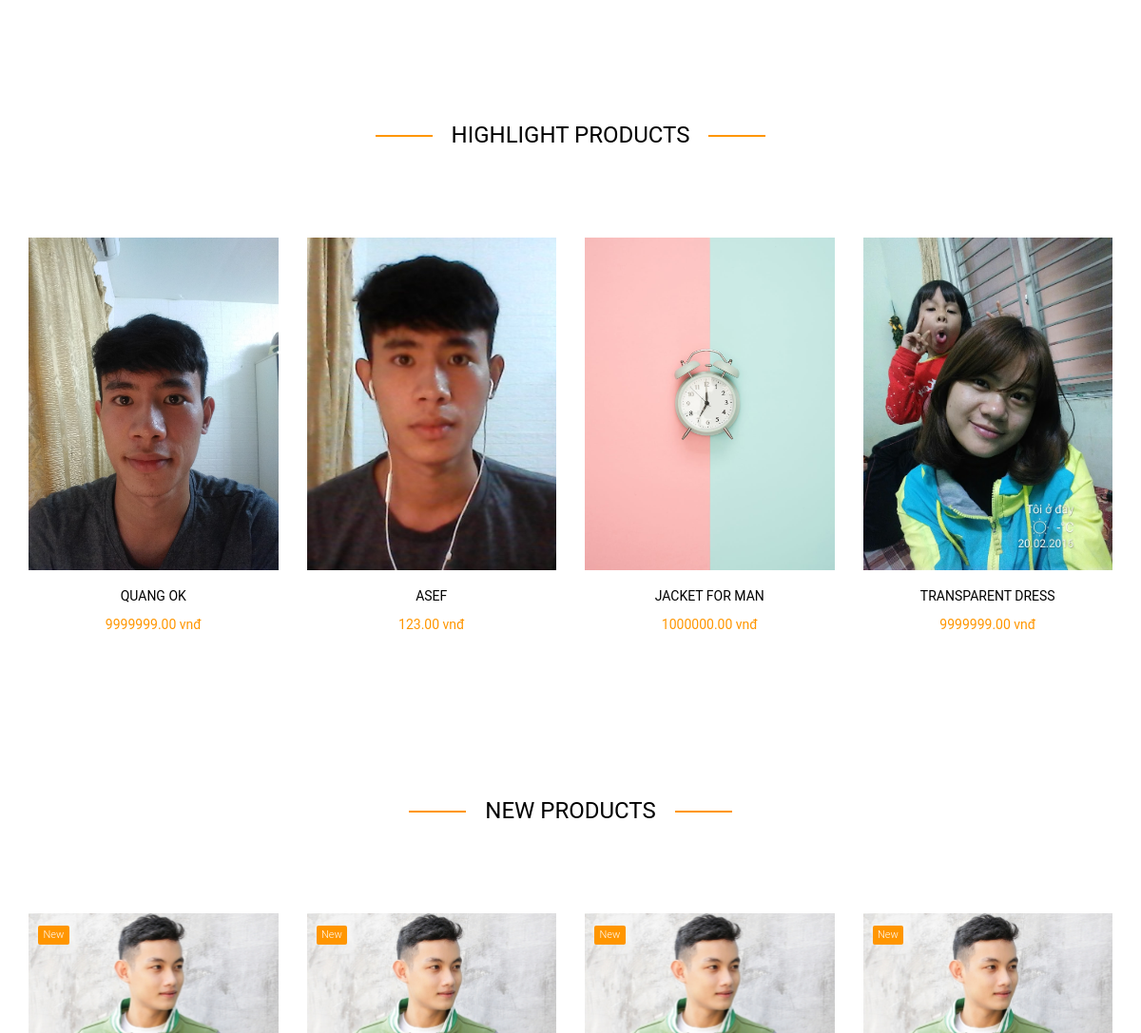
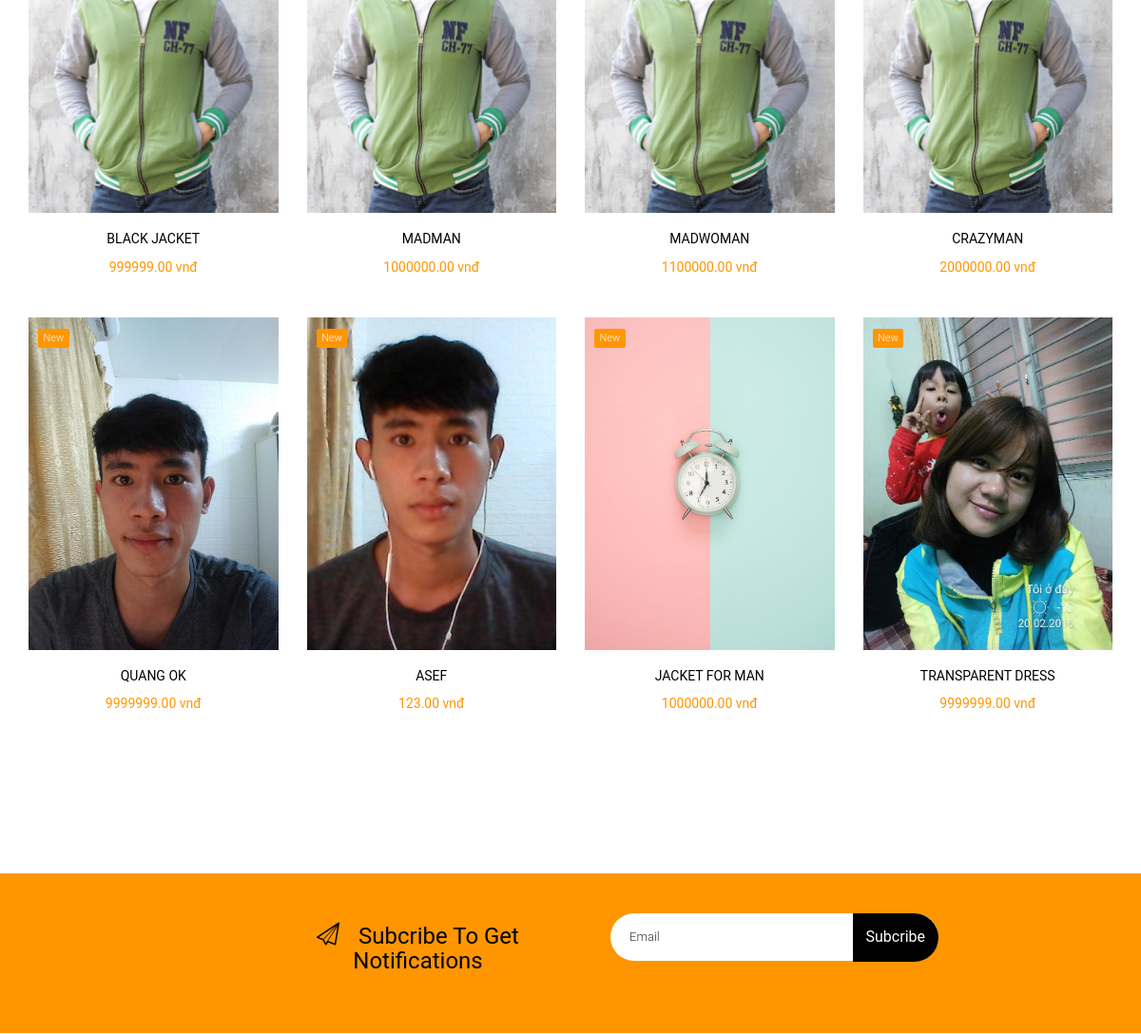
Before: / (middle part) with the older database file (2 pictures, top to bottom).
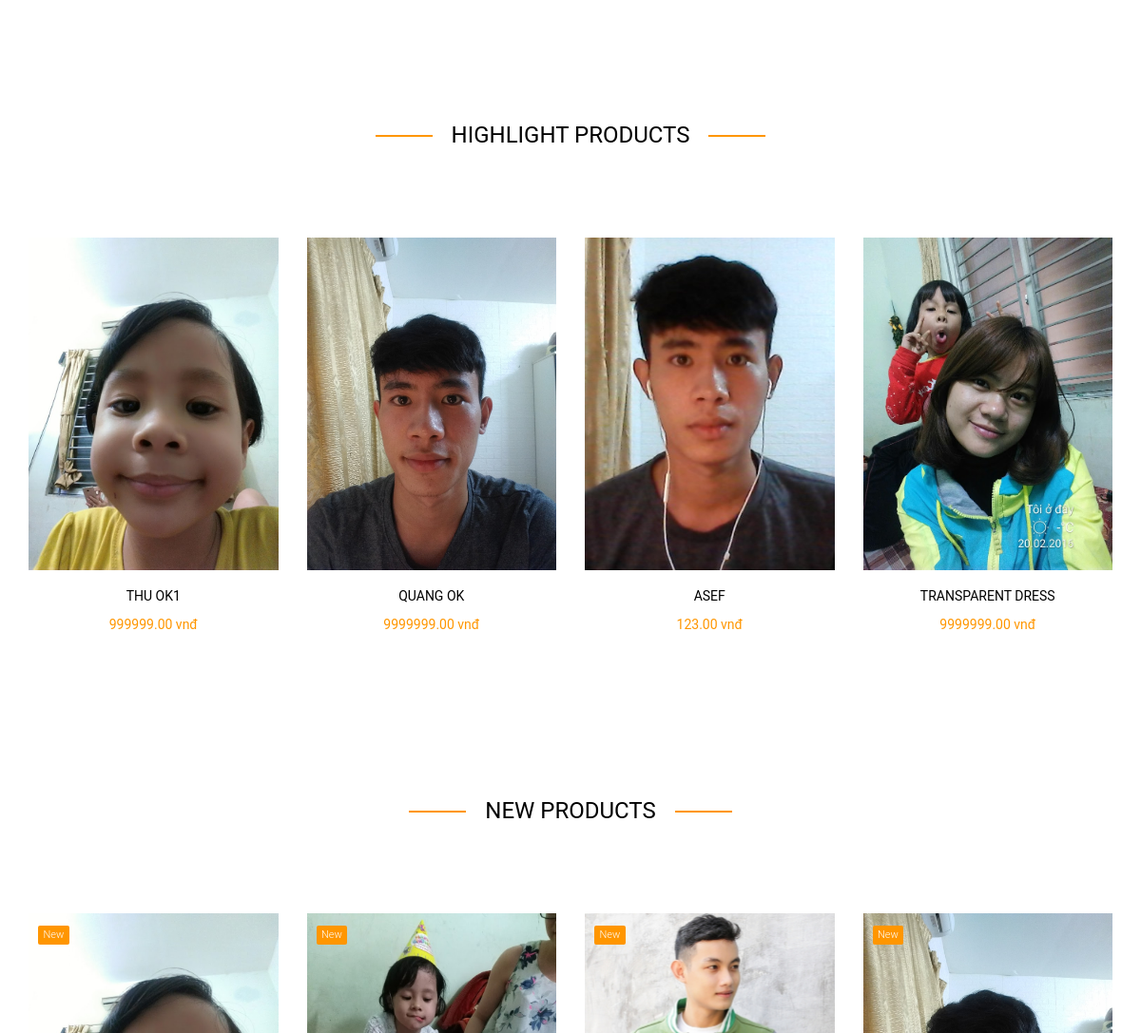
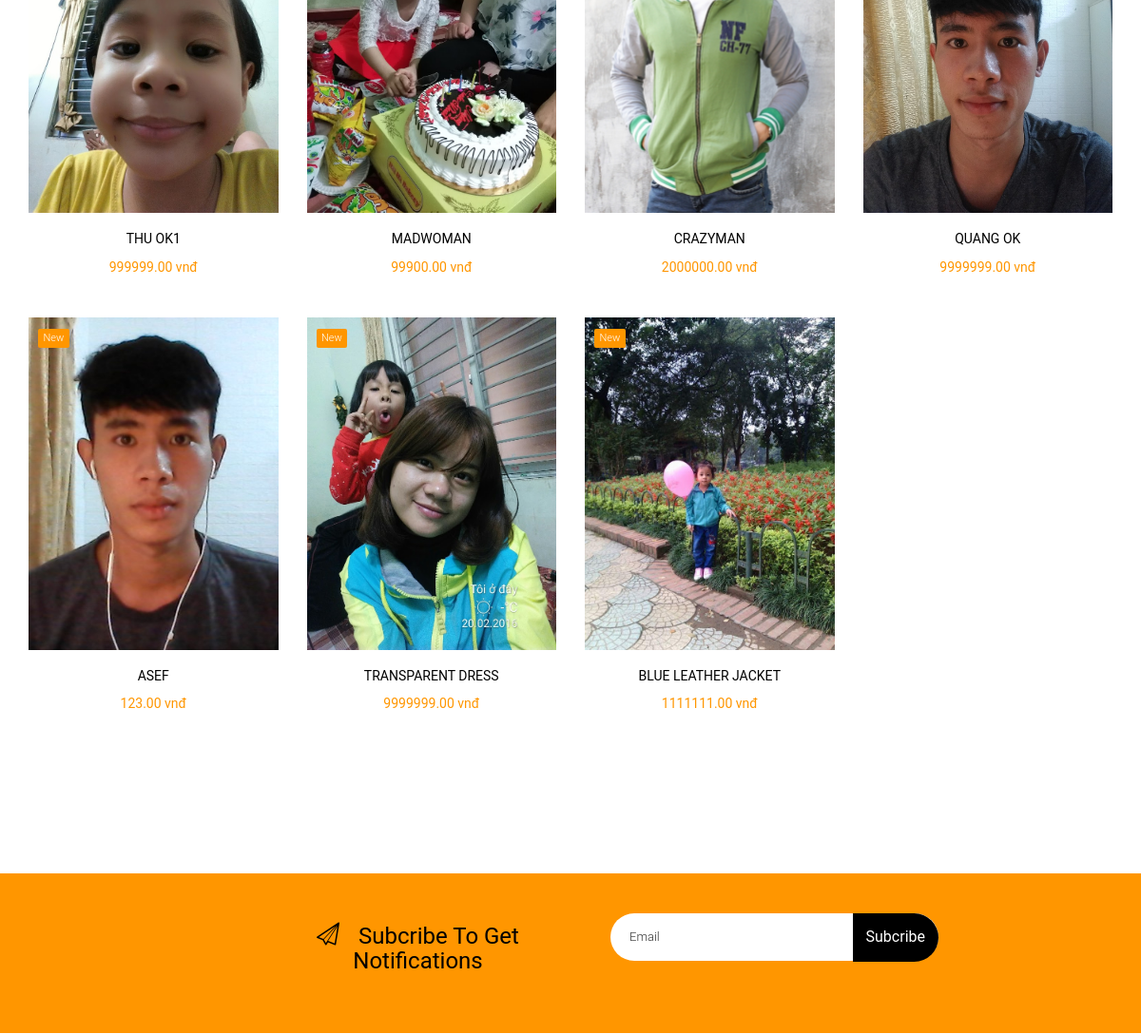
After: the same page with the newer database file (2 pictures, top to bottom).
### tables this page shows
CREATE TABLE `products` (
  `product_id` int(10) UNSIGNED NOT NULL,
  `product_code` varchar(10) NOT NULL,
  `product_name` varchar(50) NOT NULL,
  `product_price` decimal(10,2) NOT NULL,
  `product_state` int(2) UNSIGNED NOT NULL,
  `product_category` int(6) UNSIGNED DEFAULT NULL,
  `product_image` varchar(256) NOT NULL,
  `product_highlight` int(1) UNSIGNED NOT NULL,
  `product_quantity` int(10) UNSIGNED NOT NULL,
  `product_details` varchar(1000) DEFAULT NULL,
  `product_description` varchar(1000) DEFAULT NULL,
  `reg_date` timestamp NOT NULL DEFAULT current_timestamp() ON UPDATE current_timestamp()
);

### MVC/core/Controller.php (called while the page is built, shortened)
<?php
class Controller {
    protected function model($model) {
        return new $model;
    }
    protected function view($view, $data = []) {
        require_once './MVC/Views/' . $view . '.php';
    }
}

### MVC/Controllers/Client/Home.php (called while the page is built)
<?php
class Home extends Controller {
    public function index() {
        $highlightedProducts = $this->model('Product')->getHighlightedProducts();
        $month = date("n");
        $newProducts = $this->model('Product')->getNewProducts($month);
        return $this->view("client/index",[
            'content' => 'home/index',
            'page' => 'home',
            'highlightedProducts' => $highlightedProducts,
            'newProducts' => $newProducts
        ]);
    }
}

### MVC/core/App.php (called while the page is built, shortened)
<?php
class App {
    private $controller = "Home";
    private $action = "index";
    private $params = [];
    public function __construct()
    {
        $url = $this->urlProcessing();
        if(isset($url[0]) && $url[0] === "admin") {
            unset($url[0]);
            if(isset($_SESSION['username']) && $_SESSION['authenticated']) {
                if(isset($url[1]) && $url[1] !== 'authentication') {
                    if(file_exists("./MVC/Controllers/Admin/" . $url[1] . ".php")) {
                        $this->controller = $url[1];
                        unset($url[1]);
                    }
                }
                require_once './MVC/Controllers/Admin/' . $this->controller . '.php';
                $this->controller = new $this->controller;
                if(isset($url[2])) {
                    if(method_exists($this->controller, $url[2])) {
                        $this->action = $url[2];
                        unset($url[2]);
                    }
                }
                $this->params = $url ? array_values($url) : [];
            } else {
                $this->controller = 'LoginController';
                require_once './MVC/Controllers/Admin/' . $this->controller . '.php';
                $this->controller = new $this->controller;
                if(isset($url[2])) {
                    if(method_exists($this->controller, $url[2])) {
                        $this->action = $url[2];
                        unset($url[2]);
                    }
                }
            }
        } else {
            $this->controller = new $this->controller;
            $this->params = $url ? array_values($url) : [];
        }
        call_user_func_array([$this->controller,$this->action],$this->params);
    }
}

### index.php (called while the page is built, shortened)
<?php
$newApp = new App();

### MVC/core/Dbh.php (called while the page is built)
<?php
class Dbh {
    private $host = "localhost";
    private $username = "root";
    private $password = "";
    private $dbName = "q21shop";
    protected function connect() {
        $dsn = 'mysql:host=' . $this->host . ';dbname=' . $this->dbName;
        $pdo = new PDO($dsn,$this->username,$this->password);
        $pdo->setAttribute(PDO::ATTR_DEFAULT_FETCH_MODE, PDO::FETCH_ASSOC);
        $pdo->setAttribute(PDO::ATTR_EMULATE_PREPARES, false );
        return $pdo;
    }
}

### MVC/Models/Product.php (called while the page is built, shortened)
<?php
class Product extends Dbh {
    public function getHighlightedProducts() {
        $sql = "SELECT `product_id`,`product_name`,`product_price`,`product_state`,
        `product_image`,`product_quantity`,`product_details`,
        `product_description` FROM `products` WHERE `product_highlight` = 1";
        $stmt = $this->connect()->query($sql);
        $result = $stmt->fetchAll();
        return $result;
    }
    public function getNewProducts($month) {
        $sql = "SELECT `product_id`,`product_name`,`product_price`,`product_state`,
        `product_image`,`product_quantity`,`product_details`,
        `product_description` FROM `products` WHERE MONTH(`reg_date`) = :month";
        $stmt = $this->connect()->prepare($sql);
        $stmt->bindParam(':month',$month);
        $stmt->execute();
        $result = $stmt->fetchAll();
        return $result;
    }
}

### MVC/Views/client/home/index.php (the view, shortened to what this page needs)
<div class="colorlib-shop">
    <div class="container">
        <div class="row">
            <div class="col-md-6 col-md-offset-3 text-center colorlib-heading">
                <h2><span>Highlight Products</span></h2>
            </div>
        </div>
        <div class="row">
            <?php foreach($data['highlightedProducts'] as $product) { ?>
            <div class="col-md-3 text-center">
                <div class="product-entry">
                    <div class="product-img"
                        style="background-image: url(./public/img/<?php echo $product['product_image']; ?>);">
                    </div>
                    <div class="desc">
                        <h3><a href="detail.html"><?php echo $product['product_name']; ?></a></h3>
                        <p class="price"><span><?php echo $product['product_price']; ?> vnđ</span></p>
                    </div>
                </div>
            </div>
            <?php } ?>
        </div>
    </div>
</div>
<div class="colorlib-shop">
    <div class="container">
        <div class="row">
            <div class="col-md-6 col-md-offset-3 text-center colorlib-heading">
                <h2><span>New Products</span></h2>
            </div>
        </div>
        <div class="row">
        <?php foreach($data['newProducts'] as $product) { ?>
            <div class="col-md-3 text-center">
                <div class="product-entry">
                    <div class="product-img"
                        style="background-image: url(./public/img/<?php echo $product['product_image']; ?>);">
                        <p class="tag"><span class="new">New</span></p>
                    </div>
                    <div class="desc">
                        <h3><a href="detail.html"><?php echo $product['product_name']; ?></a></h3>
                        <p class="price"><span><?php echo $product['product_price']; ?> vnđ</span></p>
                    </div>
                </div>
            </div>
        <?php } ?>
        </div>
    </div>
</div>
</div>

### MVC/Views/client/index.php (shortened to what this page needs)
<!DOCTYPE HTML>
<html>
<head>
    <link rel="stylesheet" href="./public/client/css/animate.css">
    <link rel="stylesheet" href="./public/client/css/icomoon.css">
    <link rel="stylesheet" href="./public/client/css/bootstrap.css">
    <link rel="stylesheet" href="./public/client/css/magnific-popup.css">
    <link rel="stylesheet" href="./public/client/css/flexslider.css">
    <link rel="stylesheet" href="./public/client/css/style.css">
    <link rel="stylesheet" href="./public/client/css/custome.css">
</head>
<body>
    <div id="page">
        <?php
            require_once './MVC/Views/client/' . $data['content'] . '.php';
        ?>
        <div id="colorlib-subscribe">
            <div class="container">
                <div class="row">
                    <div class="col-md-8 col-md-offset-2">
                        <div class="col-md-6 text-center">
                            <h2><i class="icon-paperplane"></i>Subcribe To Get Notifications</h2>
                        </div>
                        <div class="col-md-6">
                            <form class="form-inline qbstp-header-subscribe">
                                <div class="row">
                                    <div class="col-md-12 col-md-offset-0">
                                        <div class="form-group">
                                            <input type="text" class="form-control" id="email"
                                                placeholder="Email">
                                            <button type="submit" class="btn btn-primary">Subcribe</button>
                                        </div>
                                    </div>
                                </div>
                            </form>
                        </div>
                    </div>
                </div>
            </div>
        </div>
</body>
</html>

### public/client/css/icomoon.css (style rules this page uses)
[class^="icon-"], [class*=" icon-"] { font-family: 'icomoon' !important; speak: none; font-style: normal; font-weight: normal; font-variant: normal; text-transform: none; line-height: 1; -webkit-font-smoothing: antialiased; -moz-osx-font-smoothing: grayscale; }
.icon-paperplane:before { content: "\ed80"; }

### public/client/css/style.css (style rules this page uses)
body { font-family: "Roboto", Arial, sans-serif; font-weight: 300; font-size: 14px; line-height: 1.7; color: #595959; background: #fff; }
#page { position: relative; overflow-x: hidden; width: 100%; height: 100%; -webkit-transition: 0.5s; -o-transition: 0.5s; transition: 0.5s; }
a { color: #FF9600; -webkit-transition: 0.5s; -o-transition: 0.5s; transition: 0.5s; }
p { margin-bottom: 20px; }
h1, h2, h3, h4, h5, h6, figure { color: #000; font-family: "Roboto", Arial, sans-serif; font-weight: 400; margin: 0 0 20px 0; }
#colorlib-featured-product, .colorlib-shop, #colorlib-contact, #colorlib-intro, #colorlib-testimony, .colorlib-blog, #colorlib-subscribe, #colorlib-footer { padding-bottom: 9em; clear: both; }
.product-entry { margin-bottom: 40px; }
.product-entry .product-img { display: block; height: 350px; margin-bottom: 20px; position: relative; }
.product-entry .product-img .tag { position: absolute; top: 10px; left: 10px; }
.product-entry .product-img .tag .new { font-size: 11px; background: #FF9600; color: #fff; padding: .3em .5em; -webkit-border-radius: 2px; -moz-border-radius: 2px; -ms-border-radius: 2px; border-radius: 2px; }
.product-entry .desc h3 { font-size: 20px; text-transform: uppercase; font-size: 14px; margin-bottom: 10px; }
.product-entry .desc h3 a { color: #000; }
.product-entry .desc .price span { color: #FF9600; font-weight: 400; }
.user-img, .thumb-img, .f-product-1, .f-product-2, .product-img, .intro-img, .amenities-img, .blog-img, .hotel-img { background-size: cover; background-position: center center; background-repeat: no-repeat; position: relative; }
.form-control { -webkit-box-shadow: none; -moz-box-shadow: none; -ms-box-shadow: none; -o-box-shadow: none; box-shadow: none; border: none !important; font-size: 13px !important; font-weight: 300; background: #fff !important; -webkit-border-radius: 0px; -moz-border-radius: 0px; -ms-border-radius: 0px; border-radius: 0px; }
input[type="text"] { height: 50px; }
.form-group { margin-bottom: 30px; }
.colorlib-heading { margin-bottom: 5em; }
.colorlib-heading h2 { font-size: 24px; margin-bottom: 20px; line-height: 1.5; color: #000; position: relative; text-transform: uppercase; }
.colorlib-heading h2 span { position: relative; }
.colorlib-heading h2 span:after { position: absolute; top: 49%; left: -80px; bottom: 0; content: ''; width: 60px; height: 2px; background: #FF9600; }
.colorlib-heading h2 span:before { position: absolute; top: 49%; right: -80px; bottom: 0; content: ''; width: 60px; height: 2px; background: #FF9600; }
#colorlib-subscribe { background: #FF9600; position: relative; padding: 3em; }
#colorlib-subscribe h2 { font-size: 24px; margin-top: 10px; }
#colorlib-subscribe h2 i { padding-right: 20px; }
.qbstp-header-subscribe .form-group { position: relative; width: 100%; }
.qbstp-header-subscribe #email { font-size: 18px; width: 100%; padding-right: 3em; border: none; border: 2px solid #fff; background: #fff; color: #333333 !important; -webkit-border-radius: 30px; -moz-border-radius: 30px; -ms-border-radius: 30px; border-radius: 30px; }
.qbstp-header-subscribe button { position: absolute; top: 0; right: -4px; border-top-left-radius: 0px !important; border-bottom-left-radius: 0px !important; background: #000; color: #fff; border: none; padding: 14px; }
.btn { margin-right: 4px; margin-bottom: 4px; font-size: 16px; font-weight: 400; -webkit-border-radius: 30px; -moz-border-radius: 30px; -ms-border-radius: 30px; border-radius: 30px; -webkit-transition: 0.5s; -o-transition: 0.5s; transition: 0.5s; padding: 8px 20px; }
.btn-primary { background: #FF9600; color: #fff; border: 1px solid #FF9600; }
.form-control { -webkit-box-shadow: none; box-shadow: none; background: transparent; border: 1px solid rgba(0, 0, 0, 0.1); height: 54px; font-size: 18px; font-weight: 300; }

Changed rows visible on the page:
removed products: product_image (picture), product_name "JACKET FOR MAN", product_price "1000000.00"
removed products: product_image (picture), product_name "MADMAN", product_price "1000000.00", shown under "NEW PRODUCTS"
now on one of the page's lists (row edited): products: product_name "THU OK1", product_price "999999.00"
changed products: product_image: a different picture; product_name "BLACK JACKET" → "THU OK1"
changed products "MADWOMAN": product_image: a different picture; product_price "1100000.00" → "99900.00"
added products: product_image (picture), product_name "BLUE LEATHER JACKET", product_price "1111111.00", shown under "NEW PRODUCTS"
